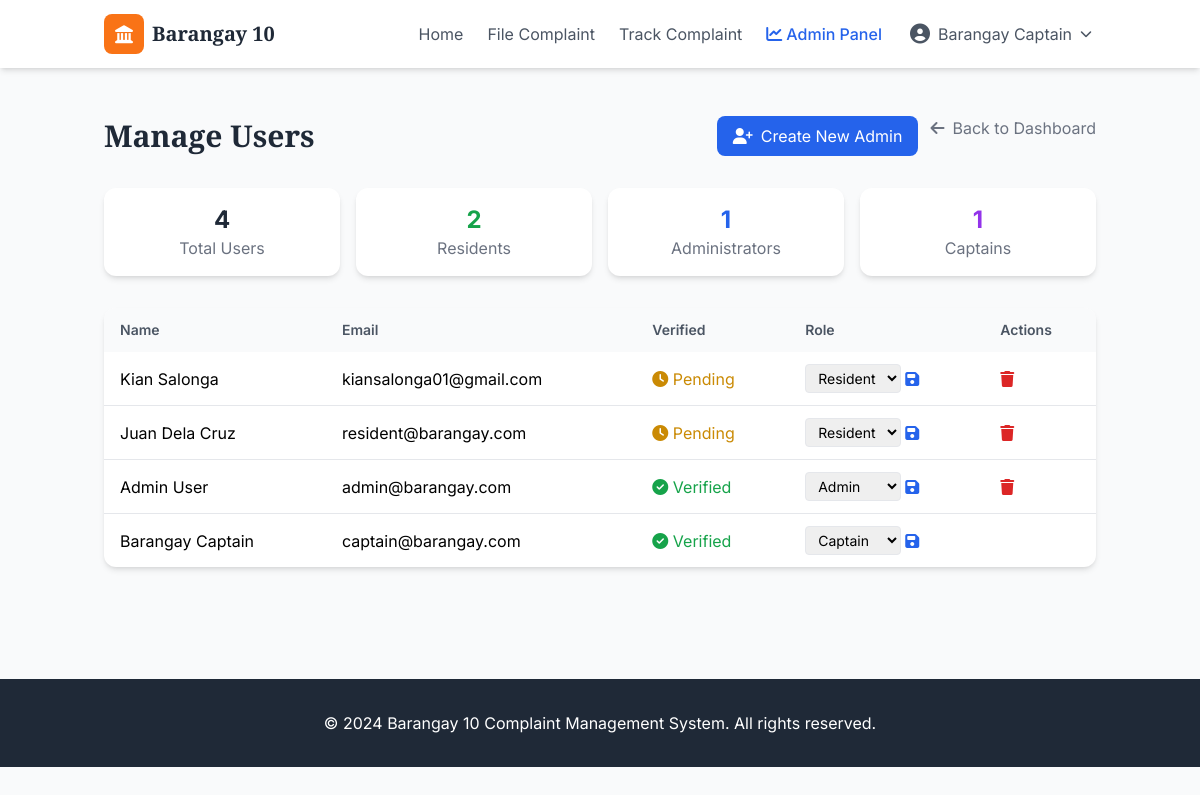
/accounts/manage-users/ (signed in), run on an earlier commit of the app's database.
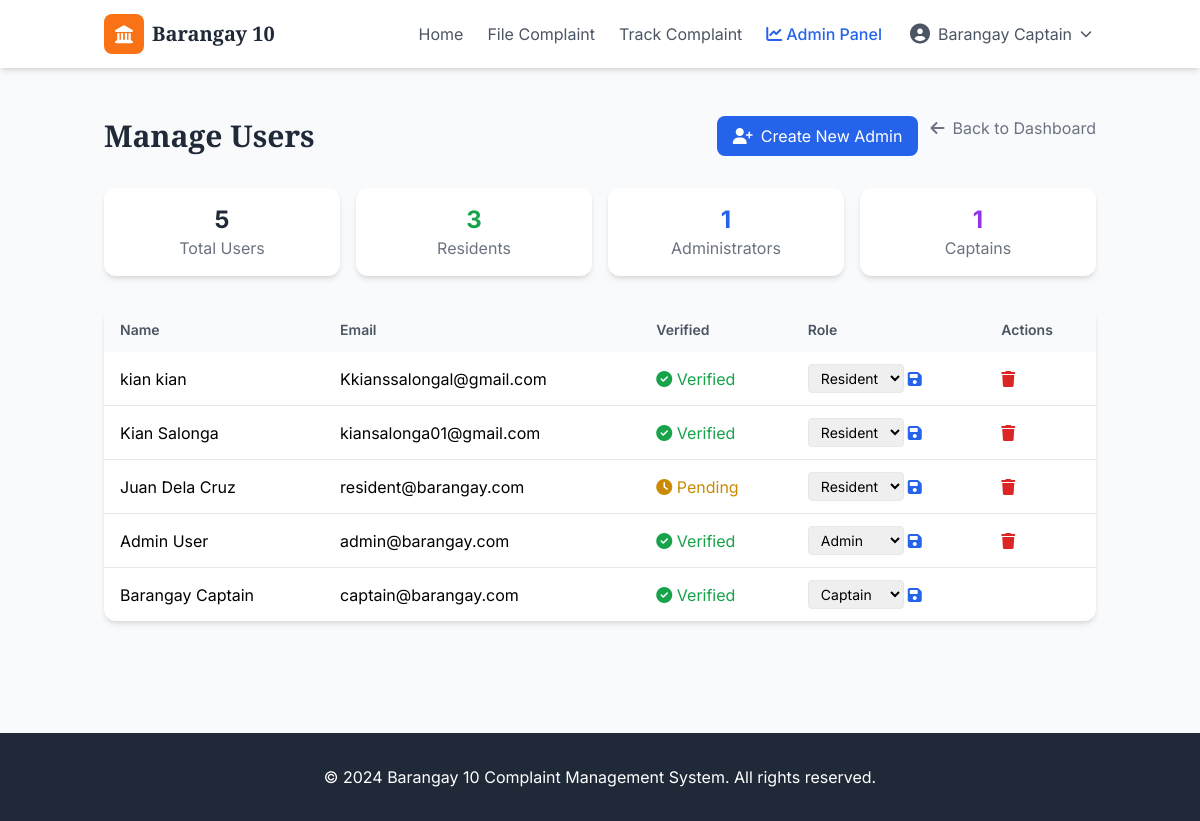
And on a later commit of the database.
### accounts/models.py (models this page shows, shortened)
class User(AbstractUser):
    username = None
    email = models.EmailField(unique=True)
    ROLE_CHOICES = [
        ('resident', 'Resident'),
        ('admin', 'Admin'),
        ('captain', 'Captain'),
    ]
    role = models.CharField(max_length=20, choices=ROLE_CHOICES, default='resident')
    first_name = models.CharField(max_length=150)
    last_name = models.CharField(max_length=150)
    is_verified = models.BooleanField(default=False)
    verification_code = models.CharField(max_length=6, blank=True, null=True)
    verification_code_created_at = models.DateTimeField(blank=True, null=True)
    USERNAME_FIELD = 'email'
    REQUIRED_FIELDS = ['first_name', 'last_name']
    objects = UserManager()
    def is_admin(self):
        return self.role in ['admin', 'captain']
    def is_captain(self):
        return self.role == 'captain'

### accounts/views.py (the view, shortened to what this page needs)
# urls.py: path('manage-users/', views.manage_users, name='manage_users'),
@login_required
@user_passes_test(lambda u: u.is_captain())
def manage_users(request):
    users = User.objects.all().order_by('-date_joined')
    context = {
        'users': users,
        'total': users.count(),
        'residents': users.filter(role='resident').count(),
        'admins': users.filter(role='admin').count(),
        'captains': users.filter(role='captain').count(),
    }
    return render(request, 'accounts/manage_users.html', context)

### templates/accounts/manage_users.html (shortened to what the changed rows need)
{% extends 'base.html' %}
{% block content %}
<div class="container mx-auto px-4 py-12 max-w-5xl">
    <div class="flex justify-between items-center mb-8">
        <h1 class="text-3xl font-display font-bold text-gray-800">Manage Users</h1>
    </div>
    <div class="grid grid-cols-1 md:grid-cols-4 gap-4 mb-8">
        <div class="bg-white rounded-xl shadow-md p-4 text-center">
            <div class="text-2xl font-bold text-gray-800">{{ total }}</div>
            <div class="text-gray-500">Total Users</div>
        </div>
        <div class="bg-white rounded-xl shadow-md p-4 text-center">
            <div class="text-2xl font-bold text-green-600">{{ residents }}</div>
            <div class="text-gray-500">Residents</div>
        </div>
    </div>
    <div class="bg-white rounded-xl shadow-md overflow-hidden">
        <div class="overflow-x-auto">
            <table class="w-full">
                <thead class="bg-gray-50">
                    <tr>
                        <th class="px-4 py-3 text-left text-sm font-semibold text-gray-600">Name</th>
                        <th class="px-4 py-3 text-left text-sm font-semibold text-gray-600">Email</th>
                        <th class="px-4 py-3 text-left text-sm font-semibold text-gray-600">Verified</th>
                        <th class="px-4 py-3 text-left text-sm font-semibold text-gray-600">Role</th>
                        <th class="px-4 py-3 text-left text-sm font-semibold text-gray-600">Actions</th>
                    </tr>
                </thead>
                <tbody class="divide-y divide-gray-200">
                    {% for user in users %}
                    <tr class="hover:bg-gray-50">
                        <td class="px-4 py-3">{{ user.first_name }} {{ user.last_name }}</td>
                        <td class="px-4 py-3">{{ user.email }}</td>
                        <td class="px-4 py-3">
                            {% if user.is_verified %}
                                <span class="text-green-600"><i class="fas fa-check-circle"></i> Verified</span>
                            {% else %}
                                <span class="text-yellow-600"><i class="fas fa-clock"></i> Pending</span>
                            {% endif %}
                        </td>
                        <td class="px-4 py-3">
                            <form method="POST" class="inline-flex gap-1">
                                <select name="role" class="text-sm border rounded px-2 py-1">
                                    <option value="resident" {% if user.role == 'resident' %}selected{% endif %}>Resident</option>
                                    <option value="admin" {% if user.role == 'admin' %}selected{% endif %}>Admin</option>
                                    <option value="captain" {% if user.role == 'captain' %}selected{% endif %}>Captain</option>
                                </select>
                                <button type="submit" class="text-blue-600 hover:text-blue-800">
                                    <i class="fas fa-save"></i>
                                </button>
                            </form>
                        </td>
                        <td class="px-4 py-3">
                            {% if user != request.user %}
                            <form method="POST" class="inline">
                                <button type="submit" class="text-red-600 hover:text-red-800" onclick="return confirm('Delete this user?')">
                                    <i class="fas fa-trash"></i>
                                </button>
                            </form>
                            {% endif %}
                        </td>
                    </tr>
                    {% endfor %}
                </tbody>
            </table>
        </div>
    </div>
</div>
{% endblock %}

### templates/base.html (shortened to what this page needs)
<!DOCTYPE html>
<html lang="en">
<head>
    <script src="https://cdn.tailwindcss.com"></script>
    <link rel="stylesheet" href="https://cdnjs.cloudflare.com/ajax/libs/font-awesome/6.4.0/css/all.min.css">
</head>
<body class="bg-gray-50">
    <nav class="bg-white shadow-md sticky top-0 z-50">
        <div class="container mx-auto px-4 py-3 flex justify-between items-center">
            <a href="{% url 'home' %}" class="flex items-center gap-2">
                <div class="w-10 h-10 bg-orange-500 rounded-lg flex items-center justify-center">
                    <i class="fas fa-landmark text-white text-lg"></i>
                </div>
                <span class="font-display font-bold text-xl text-gray-800">Barangay 10</span>
            </a>
            <div class="hidden md:flex items-center gap-6">
                <a href="{% url 'home' %}" class="text-gray-600 hover:text-orange-500 transition">Home</a>
                <a href="{% url 'submit_complaint' %}" class="text-gray-600 hover:text-orange-500 transition">File Complaint</a>
                <a href="{% url 'track_complaint' %}" class="text-gray-600 hover:text-orange-500 transition">Track Complaint</a>
                {% if user.is_authenticated %}
                    {% if user.is_admin %}
                        <a href="{% url 'admin_dashboard' %}" class="text-blue-600 hover:text-blue-700 transition font-medium">
                            <i class="fas fa-chart-line mr-1"></i>Admin Panel
                        </a>
                    {% endif %}
                    <div class="dropdown-container">
                        <button class="flex items-center gap-2 text-gray-600 hover:text-orange-500 py-2 px-1">
                            <i class="fas fa-user-circle text-xl"></i>
                            <span>{{ user.first_name }} {{ user.last_name }}</span>
                            <i class="fas fa-chevron-down text-xs"></i>
                        </button>
                    </div>
                {% endif %}
            </div>
        </div>
    </nav>
    <main>
        {% block content %}{% endblock %}
    </main>
    <footer class="bg-gray-800 text-white mt-16">
        <div class="container mx-auto px-4 py-8 text-center">
            <p>&copy; 2024 Barangay 10 Complaint Management System. All rights reserved.</p>
        </div>
    </footer>
</body>
</html>

What changed in the data, as far as the page shows it:
added User: first_name "kian", last_name "kian", email "Kkianssalongal@gmail.com", is_verified True (drawn), role "Resident"
changed User "Kian": is_verified "Pending" → "Verified"
Also different on the page:
{{ total }}: "4" → "5"
{{ residents }}: "2" → "3"
